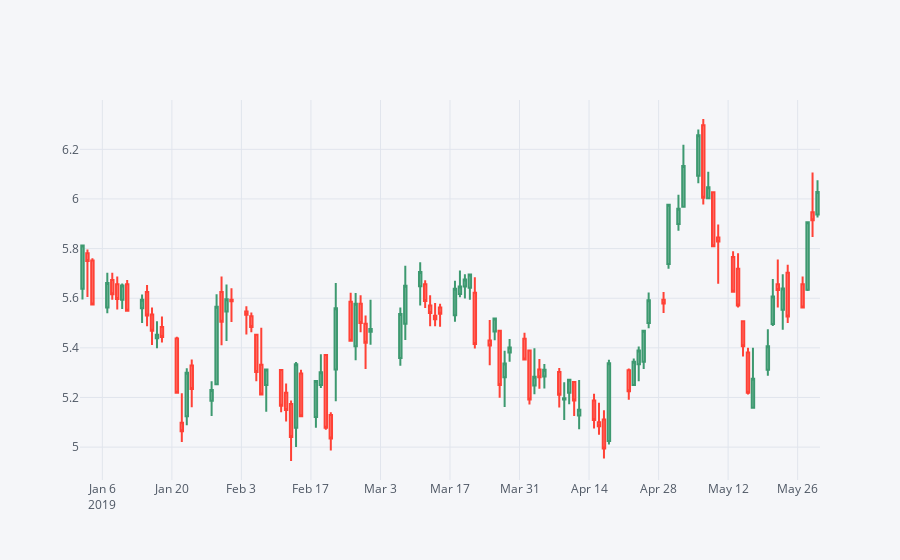

Write notebook code for a chart like this one.
### Markdown cell above
Candle visualization

### Code cell
df_finance[['Open', 'High', 'Low', 'Close']].iplot(kind='candle')
